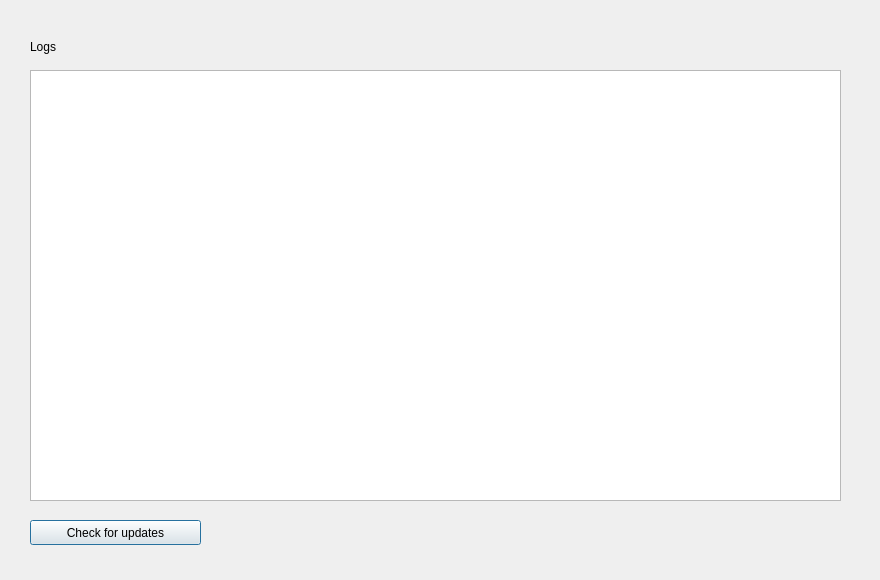
<?xml version="1.0" encoding="UTF-8"?>
<ui version="4.0">
 <class>Update</class>
 <widget class="QDialog" name="Update">
  <property name="geometry">
   <rect>
    <x>0</x>
    <y>0</y>
    <width>880</width>
    <height>580</height>
   </rect>
  </property>
  <property name="windowTitle">
   <string>Dialog</string>
  </property>
  <widget class="QPushButton" name="checkUpdates">
   <property name="geometry">
    <rect>
     <x>30</x>
     <y>520</y>
     <width>171</width>
     <height>25</height>
    </rect>
   </property>
   <property name="text">
    <string>Check for updates</string>
   </property>
  </widget>
  <widget class="QLabel" name="label">
   <property name="geometry">
    <rect>
     <x>30</x>
     <y>36</y>
     <width>101</width>
     <height>21</height>
    </rect>
   </property>
   <property name="text">
    <string>Logs</string>
   </property>
  </widget>
  <widget class="QTextEdit" name="logsTextEdit">
   <property name="geometry">
    <rect>
     <x>30</x>
     <y>70</y>
     <width>811</width>
     <height>431</height>
    </rect>
   </property>
   <property name="html">
    <string>&lt;!DOCTYPE HTML PUBLIC &quot;-//W3C//DTD HTML 4.0//EN&quot; &quot;http://www.w3.org/TR/REC-html40/strict.dtd&quot;&gt;
&lt;html&gt;&lt;head&gt;&lt;meta name=&quot;qrichtext&quot; content=&quot;1&quot; /&gt;&lt;meta charset=&quot;utf-8&quot; /&gt;&lt;style type=&quot;text/css&quot;&gt;
p, li { white-space: pre-wrap; }
hr { height: 1px; border-width: 0; }
&lt;/style&gt;&lt;/head&gt;&lt;body style=&quot; font-family:'Sans Serif'; font-size:9pt; font-weight:400; font-style:normal;&quot;&gt;
&lt;p style=&quot;-qt-paragraph-type:empty; margin-top:0px; margin-bottom:0px; margin-left:0px; margin-right:0px; -qt-block-indent:0; text-indent:0px;&quot;&gt;&lt;br /&gt;&lt;/p&gt;&lt;/body&gt;&lt;/html&gt;</string>
   </property>
  </widget>
 </widget>
 <resources/>
 <connections/>
</ui>
